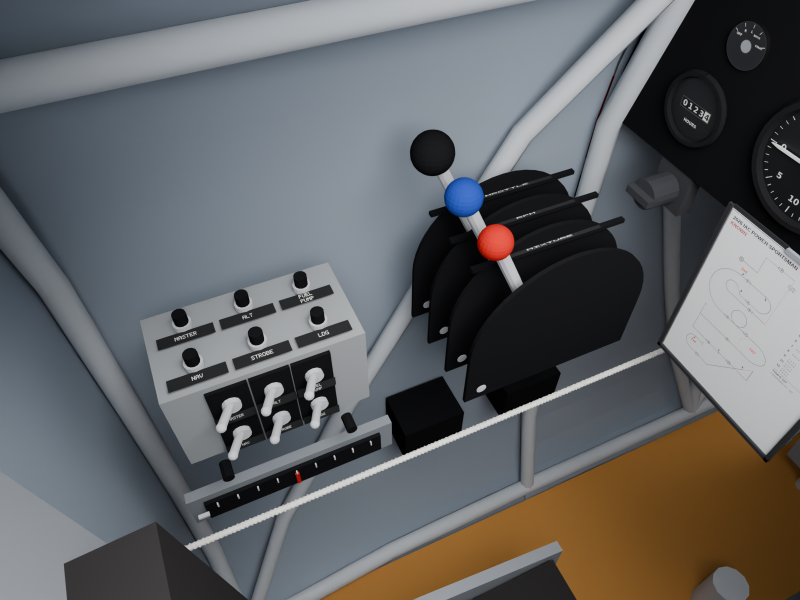
#> input picture renders/greatlakes/v6/gl6_photo_comparison.png, 1600 x 1200 px (shown at 1/2 size)
$ python compose_gl_v6_review.py ../../renders/greatlakes/v6/gl6_photo_comparison.png
#> lines starting #> are read from the running program, lines starting #| are printed output that depends on the picture
"""Compose the unaltered Ty photo and final v6 render with Pillow; no cropping.
Usage: python3 tools/own_models/compose_gl_v6_review.py PATH_TO_TY_PHOTO
"""
import sys
from pathlib import Path
from PIL import Image, ImageDraw, ImageFont
out=Path('renders/greatlakes/v6')
photo=Image.open(sys.argv[1]).convert('RGB')
render=Image.open(out/'gl6_photo_comparison.png').convert('RGB')
h=1200
photo=photo.resize((round(photo.width*h/photo.height),h),Image.Resampling.LANCZOS)
render=render.resize((round(render.width*h/render.height),h),Image.Resampling.LANCZOS)
canvas=Image.new('RGB',(photo.width+render.width+60,h+110),(24,27,31))
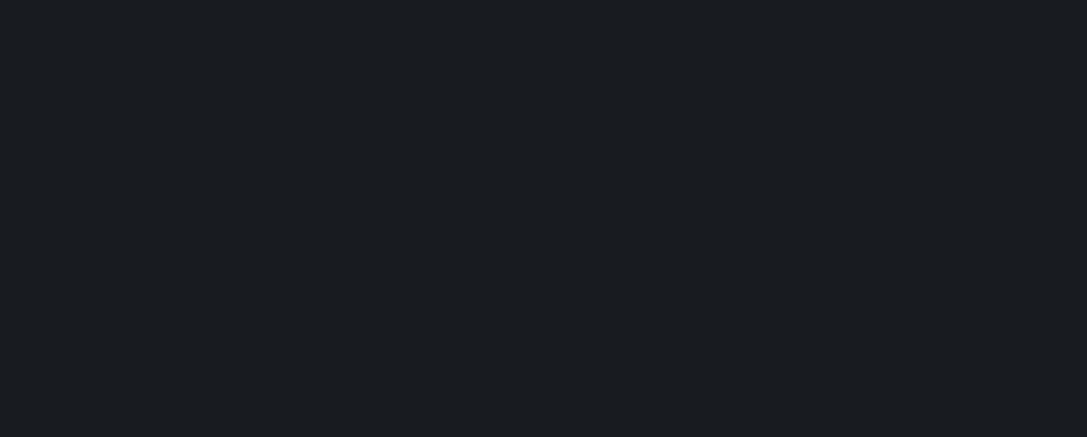
#> canvas: PIL image 3260x1310 RGB (shown at 1/3 size); mean R, G, B 24, 27, 31
canvas.paste(photo,(20,80));canvas.paste(render,(photo.width+40,80))
#> after `canvas.paste(photo, (20, 80))`:
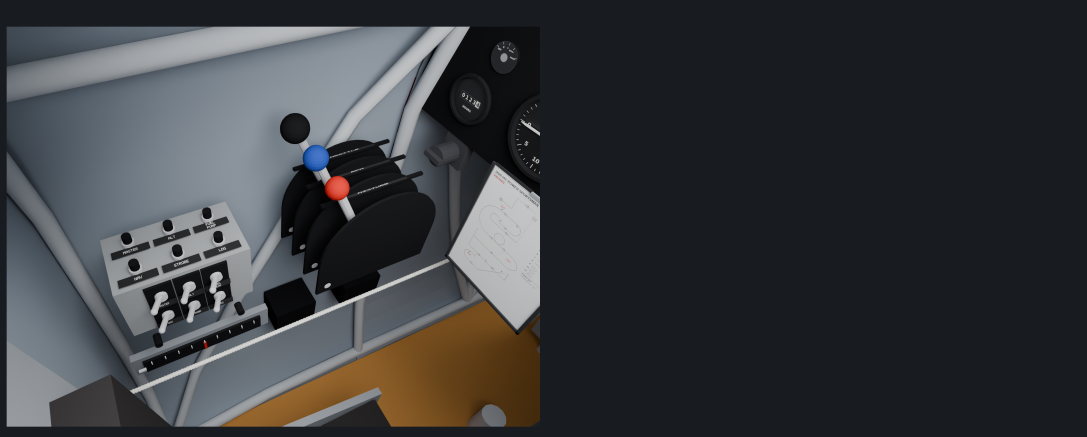
#> canvas: PIL image 3260x1310 RGB (shown at 1/3 size); mean R, G, B 56.7, 58.7, 61.4
#> after `canvas.paste(render, (photo.width + 40, 80))`:
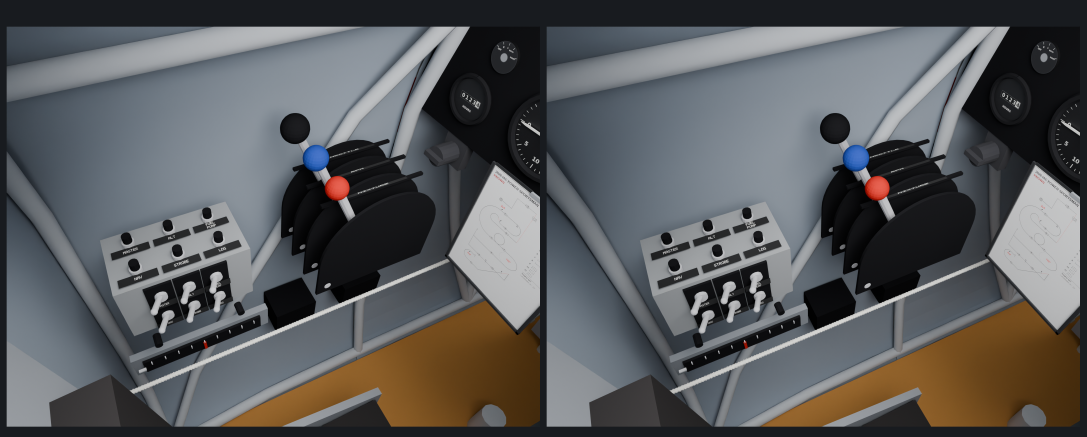
#> canvas: PIL image 3260x1310 RGB (shown at 1/3 size); mean R, G, B 89.4, 90.5, 91.8
draw=ImageDraw.Draw(canvas)
try:font=ImageFont.truetype('/System/Library/Fonts/Helvetica.ttc',28)
except OSError:font=ImageFont.load_default()
draw.text((20,24),"Ty's reference photo",font=font,fill='white')
draw.text((photo.width+40,24),'Great Lakes v6 — three round knobs / 2 x 3 controls',font=font,fill='white')
canvas.save(out/'gl6_side_by_side_ty.png')
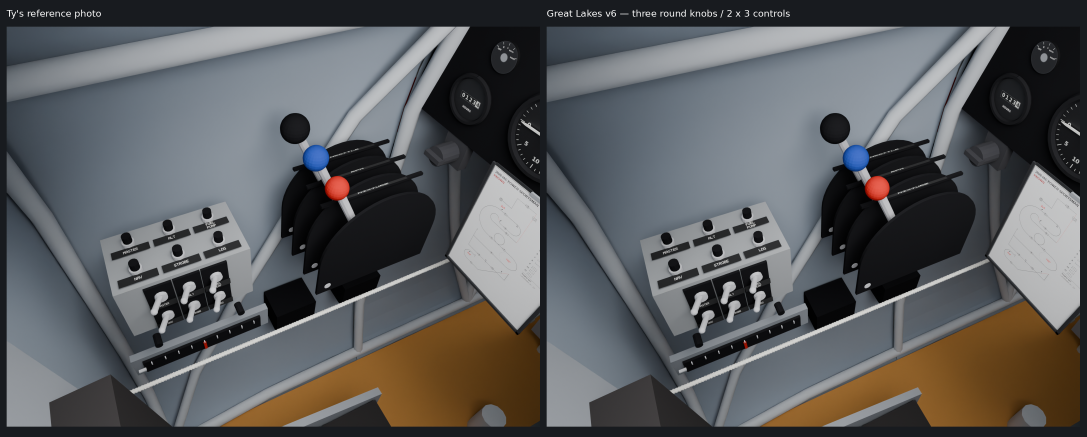
#> saved as gl6_side_by_side_ty.png: PIL image 3260x1310 RGB (shown at 1/3 size); mean R, G, B 89.7, 90.7, 92

$ run again, with renders/greatlakes/v6/gl6_console_front_detail.png copied over renders/greatlakes/v6/gl6_photo_comparison.png
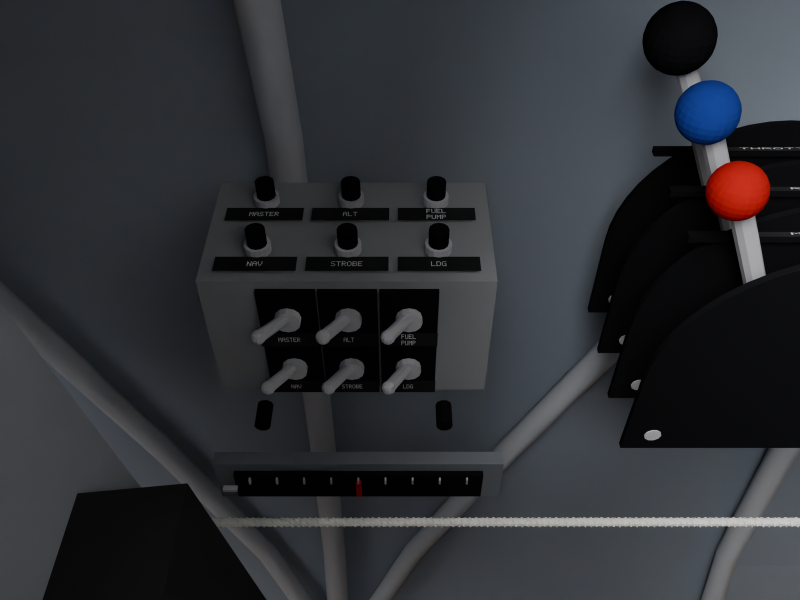
#> input picture renders/greatlakes/v6/gl6_console_front_detail.png, 1600 x 1200 px (shown at 1/2 size)
#> `canvas.paste(photo, (20, 80))`:
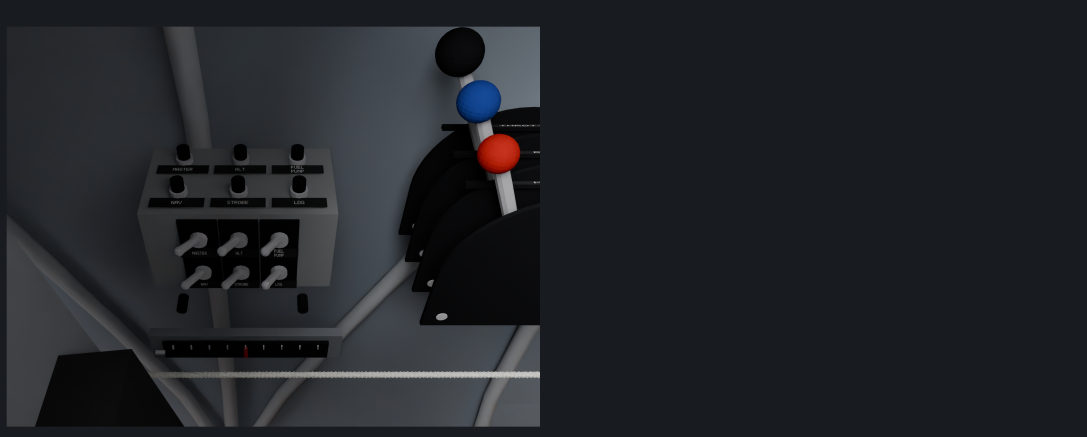
#> canvas: PIL image 3260x1310 RGB (shown at 1/3 size); mean R, G, B 33.6, 36.1, 39.9
#> `canvas.save(out/'gl6_side_by_side_ty.png')`:
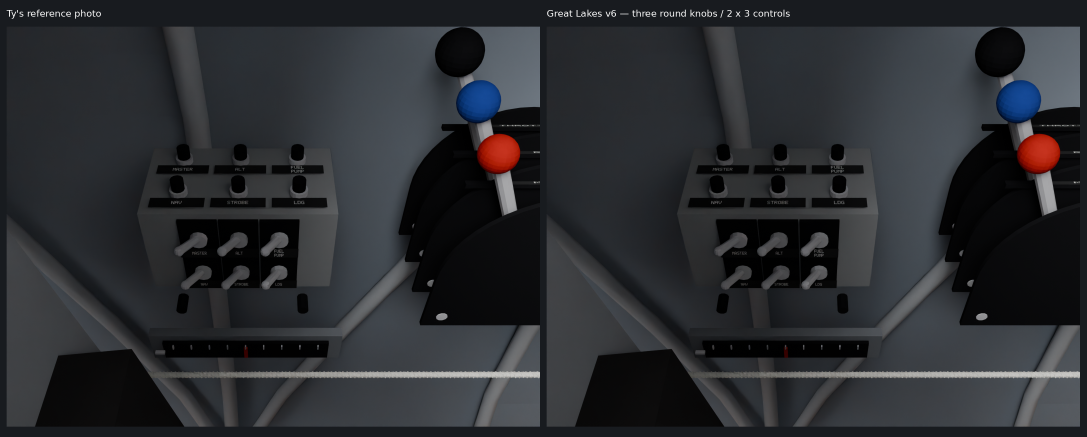
#> saved as gl6_side_by_side_ty.png: PIL image 3260x1310 RGB (shown at 1/3 size); mean R, G, B 43.4, 45.4, 49

$ run again, with renders/greatlakes/v6/gl6_console_rear_detail.png copied over renders/greatlakes/v6/gl6_photo_comparison.png
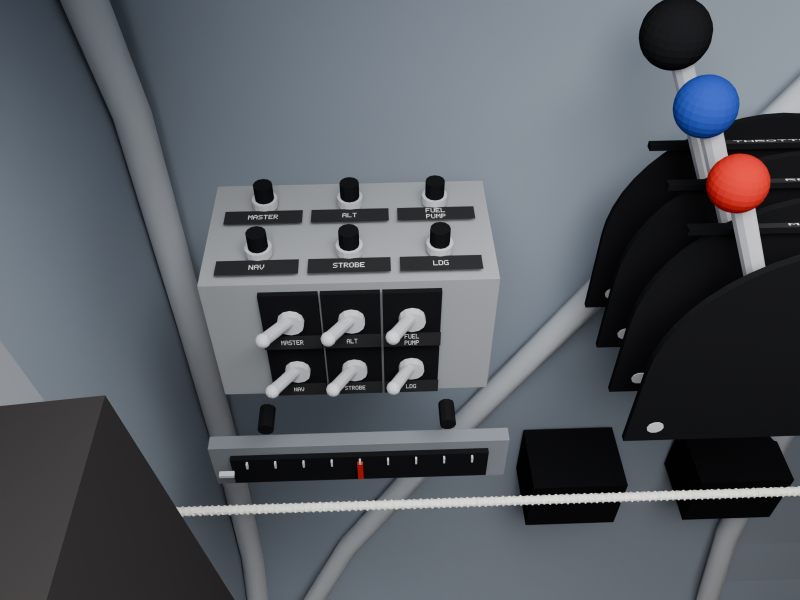
#> input picture renders/greatlakes/v6/gl6_console_rear_detail.png, 1600 x 1200 px (shown at 1/2 size)
#> `canvas.paste(photo, (20, 80))`:
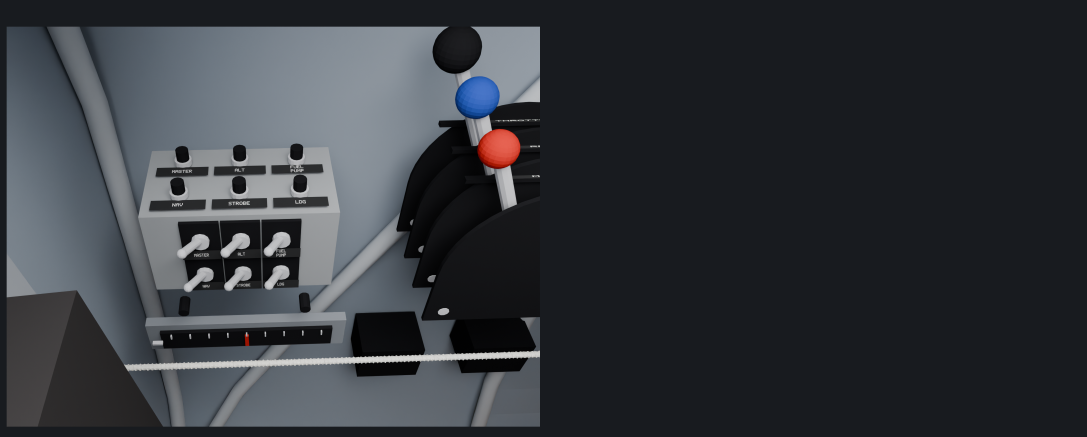
#> canvas: PIL image 3260x1310 RGB (shown at 1/3 size); mean R, G, B 52.1, 55.7, 60.6
#> `canvas.save(out/'gl6_side_by_side_ty.png')`:
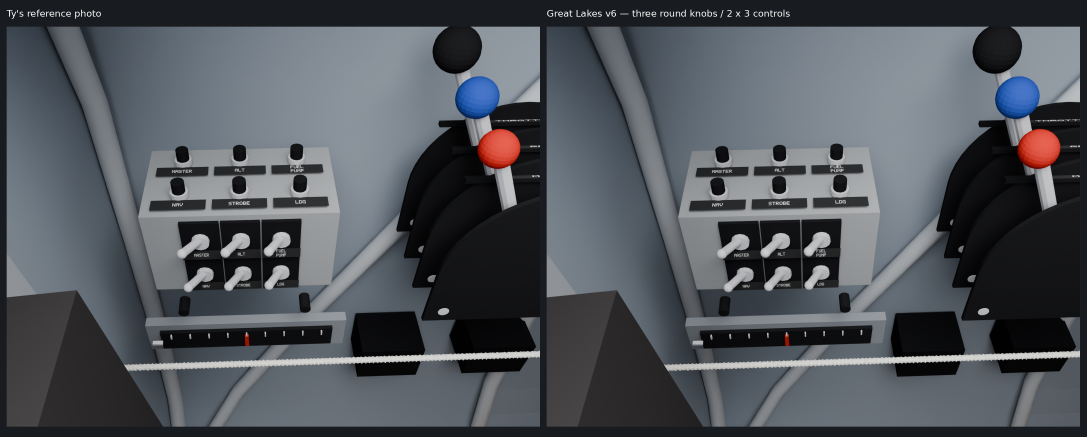
#> saved as gl6_side_by_side_ty.png: PIL image 3260x1310 RGB (shown at 1/3 size); mean R, G, B 80.4, 84.8, 90.5

$ run again, with renders/greatlakes/v6/gl6_front_seat_panel.png copied over renders/greatlakes/v6/gl6_photo_comparison.png
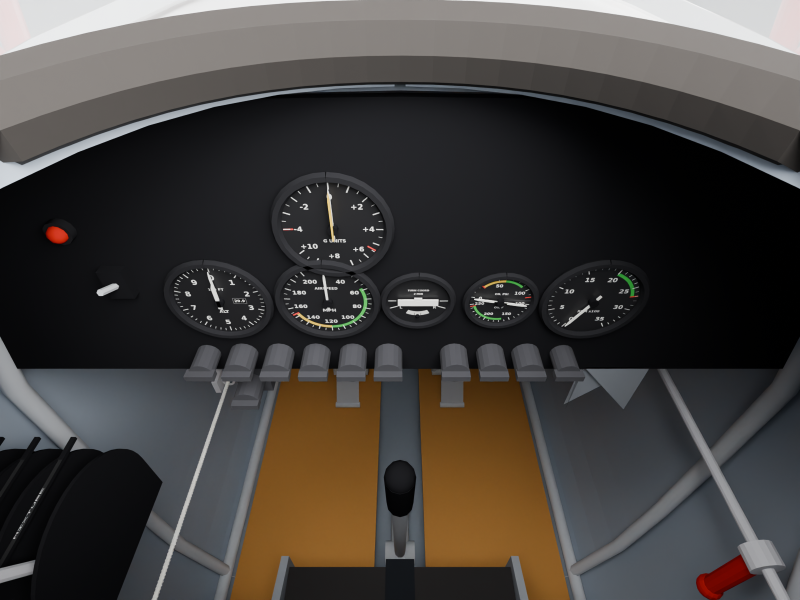
#> input picture renders/greatlakes/v6/gl6_front_seat_panel.png, 1600 x 1200 px (shown at 1/2 size)
#> `canvas.paste(photo, (20, 80))`:
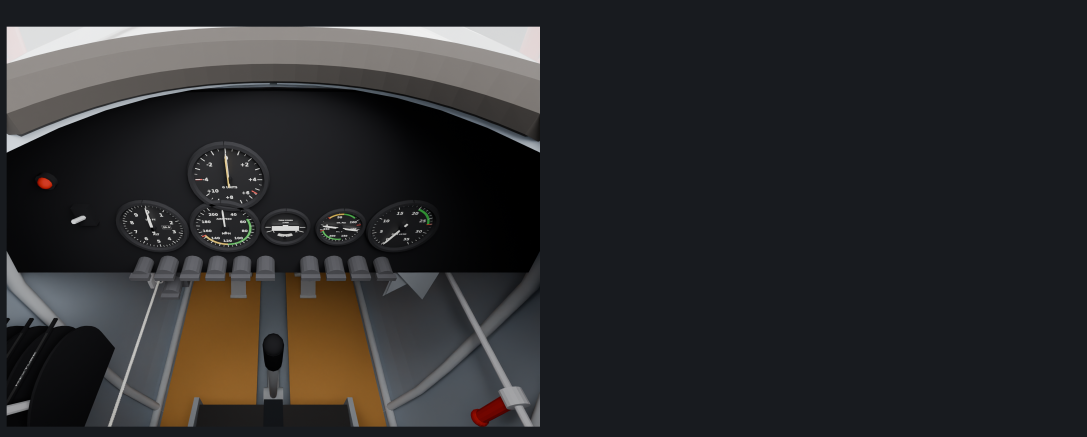
#> canvas: PIL image 3260x1310 RGB (shown at 1/3 size); mean R, G, B 43.4, 43.3, 44.1
#> `canvas.save(out/'gl6_side_by_side_ty.png')`:
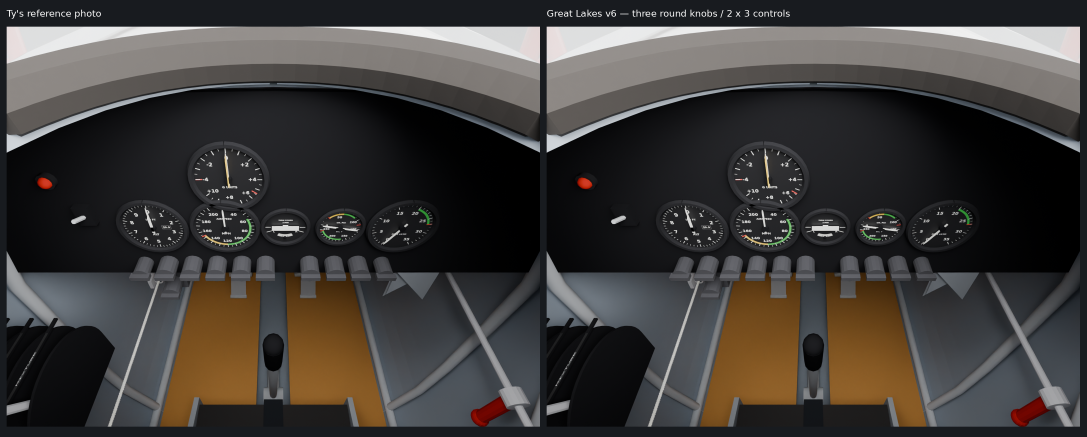
#> saved as gl6_side_by_side_ty.png: PIL image 3260x1310 RGB (shown at 1/3 size); mean R, G, B 63.1, 59.9, 57.4
